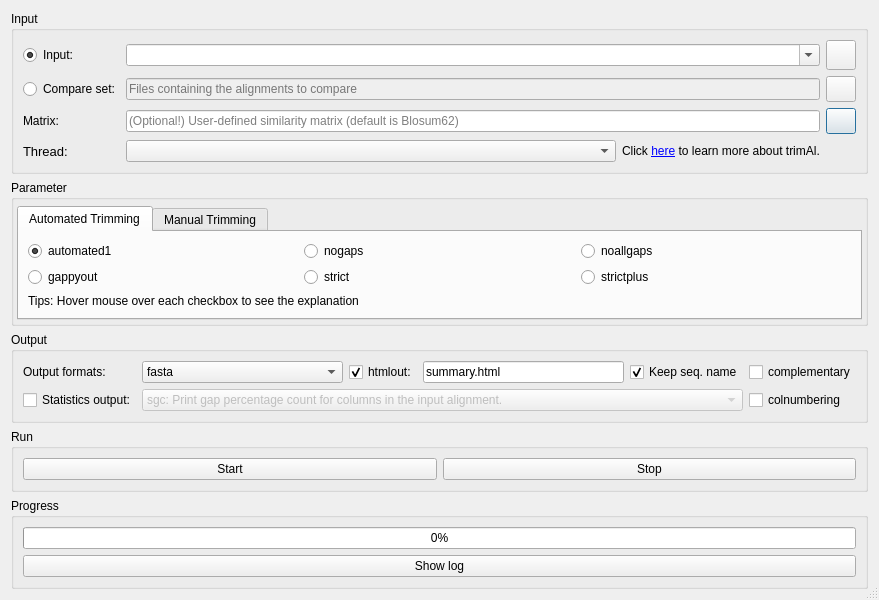
<?xml version="1.0" encoding="UTF-8"?>
<ui version="4.0">
 <class>trimAl</class>
 <widget class="QDialog" name="trimAl">
  <property name="geometry">
   <rect>
    <x>0</x>
    <y>0</y>
    <width>879</width>
    <height>552</height>
   </rect>
  </property>
  <property name="windowTitle">
   <string>trimAl</string>
  </property>
  <property name="styleSheet">
   <string notr="true"/>
  </property>
  <property name="sizeGripEnabled">
   <bool>true</bool>
  </property>
  <layout class="QVBoxLayout" name="verticalLayout_4">
   <item>
    <widget class="QGroupBox" name="groupBox_4">
     <property name="title">
      <string>Input</string>
     </property>
     <layout class="QGridLayout" name="gridLayout_5">
      <item row="0" column="1" colspan="2">
       <widget class="ListQCombobox" name="comboBox_4">
        <property name="sizePolicy">
         <sizepolicy hsizetype="Expanding" vsizetype="Fixed">
          <horstretch>0</horstretch>
          <verstretch>0</verstretch>
         </sizepolicy>
        </property>
        <property name="acceptDrops">
         <bool>true</bool>
        </property>
        <property name="editable">
         <bool>true</bool>
        </property>
        <property name="sizeAdjustPolicy">
         <enum>QComboBox::AdjustToMinimumContentsLength</enum>
        </property>
       </widget>
      </item>
      <item row="2" column="1" colspan="2">
       <widget class="InputQLineEdit" name="lineEdit_3">
        <property name="cursor">
         <cursorShape>ArrowCursor</cursorShape>
        </property>
        <property name="readOnly">
         <bool>true</bool>
        </property>
        <property name="placeholderText">
         <string>(Optional!) User-defined similarity matrix (default is Blosum62)</string>
        </property>
       </widget>
      </item>
      <item row="0" column="0">
       <widget class="QRadioButton" name="radioButton">
        <property name="text">
         <string>Input:</string>
        </property>
        <property name="checked">
         <bool>true</bool>
        </property>
       </widget>
      </item>
      <item row="1" column="0">
       <widget class="QRadioButton" name="radioButton_2">
        <property name="text">
         <string>Compare set:</string>
        </property>
       </widget>
      </item>
      <item row="2" column="0">
       <widget class="QLabel" name="label_18">
        <property name="text">
         <string>Matrix:</string>
        </property>
       </widget>
      </item>
      <item row="2" column="3">
       <widget class="QPushButton" name="pushButton_22">
        <property name="sizePolicy">
         <sizepolicy hsizetype="Fixed" vsizetype="Fixed">
          <horstretch>0</horstretch>
          <verstretch>0</verstretch>
         </sizepolicy>
        </property>
        <property name="minimumSize">
         <size>
          <width>30</width>
          <height>26</height>
         </size>
        </property>
        <property name="maximumSize">
         <size>
          <width>30</width>
          <height>26</height>
         </size>
        </property>
        <property name="styleSheet">
         <string notr="true"/>
        </property>
        <property name="text">
         <string/>
        </property>
       </widget>
      </item>
      <item row="3" column="0">
       <widget class="QLabel" name="label_40">
        <property name="font">
         <font>
          <pointsize>10</pointsize>
         </font>
        </property>
        <property name="toolTip">
         <string>Amino acid score matrix to use</string>
        </property>
        <property name="text">
         <string>Thread:</string>
        </property>
       </widget>
      </item>
      <item row="3" column="1">
       <widget class="QComboBox" name="comboBox_6">
        <property name="sizePolicy">
         <sizepolicy hsizetype="Expanding" vsizetype="Fixed">
          <horstretch>0</horstretch>
          <verstretch>0</verstretch>
         </sizepolicy>
        </property>
        <property name="toolTip">
         <string>Amino acid score matrix to use</string>
        </property>
        <property name="currentIndex">
         <number>-1</number>
        </property>
       </widget>
      </item>
      <item row="3" column="2">
       <widget class="QLabel" name="label_5">
        <property name="text">
         <string>&lt;html&gt;&lt;head/&gt;&lt;body&gt;&lt;p&gt;Click &lt;a href=&quot;http://trimal.cgenomics.org/trimal&quot;&gt;&lt;span style=&quot; text-decoration: underline; color:#0000ff;&quot;&gt;here&lt;/span&gt;&lt;/a&gt; to learn more about trimAl.&lt;/p&gt;&lt;/body&gt;&lt;/html&gt;</string>
        </property>
        <property name="openExternalLinks">
         <bool>true</bool>
        </property>
       </widget>
      </item>
      <item row="0" column="3">
       <widget class="QPushButton" name="pushButton_3">
        <property name="sizePolicy">
         <sizepolicy hsizetype="Fixed" vsizetype="Fixed">
          <horstretch>0</horstretch>
          <verstretch>0</verstretch>
         </sizepolicy>
        </property>
        <property name="minimumSize">
         <size>
          <width>30</width>
          <height>30</height>
         </size>
        </property>
        <property name="maximumSize">
         <size>
          <width>30</width>
          <height>30</height>
         </size>
        </property>
        <property name="styleSheet">
         <string notr="true"/>
        </property>
        <property name="text">
         <string/>
        </property>
       </widget>
      </item>
      <item row="3" column="3">
       <widget class="ClickedLableGif" name="label_7">
        <property name="toolTip">
         <string>Brief example</string>
        </property>
        <property name="text">
         <string/>
        </property>
       </widget>
      </item>
      <item row="1" column="1" colspan="2">
       <widget class="InputQLineEdit" name="lineEdit_2">
        <property name="enabled">
         <bool>false</bool>
        </property>
        <property name="cursor">
         <cursorShape>ArrowCursor</cursorShape>
        </property>
        <property name="readOnly">
         <bool>true</bool>
        </property>
        <property name="placeholderText">
         <string>Files containing the alignments to compare</string>
        </property>
       </widget>
      </item>
      <item row="1" column="3">
       <widget class="QPushButton" name="pushButton_4">
        <property name="sizePolicy">
         <sizepolicy hsizetype="Fixed" vsizetype="Fixed">
          <horstretch>0</horstretch>
          <verstretch>0</verstretch>
         </sizepolicy>
        </property>
        <property name="minimumSize">
         <size>
          <width>30</width>
          <height>26</height>
         </size>
        </property>
        <property name="maximumSize">
         <size>
          <width>30</width>
          <height>26</height>
         </size>
        </property>
        <property name="styleSheet">
         <string notr="true"/>
        </property>
        <property name="text">
         <string/>
        </property>
       </widget>
      </item>
     </layout>
    </widget>
   </item>
   <item>
    <widget class="QGroupBox" name="groupBox_2">
     <property name="title">
      <string>Parameter</string>
     </property>
     <layout class="QGridLayout" name="gridLayout_7">
      <property name="leftMargin">
       <number>3</number>
      </property>
      <property name="topMargin">
       <number>6</number>
      </property>
      <property name="rightMargin">
       <number>3</number>
      </property>
      <property name="bottomMargin">
       <number>3</number>
      </property>
      <item row="0" column="0">
       <widget class="QTabWidget" name="tabWidget">
        <property name="currentIndex">
         <number>0</number>
        </property>
        <widget class="QWidget" name="tab">
         <attribute name="title">
          <string>Automated Trimming</string>
         </attribute>
         <layout class="QVBoxLayout" name="verticalLayout">
          <item>
           <layout class="QGridLayout" name="gridLayout_8">
            <item row="0" column="1">
             <widget class="QRadioButton" name="radioButton_11">
              <property name="toolTip">
               <string>Remove all positions with gaps in the alignment.     </string>
              </property>
              <property name="text">
               <string>nogaps</string>
              </property>
             </widget>
            </item>
            <item row="0" column="0">
             <widget class="QRadioButton" name="radioButton_10">
              <property name="toolTip">
               <string>Use a heuristic selection of the automatic method based on similarity statistics.     </string>
              </property>
              <property name="text">
               <string>automated1</string>
              </property>
              <property name="checked">
               <bool>true</bool>
              </property>
             </widget>
            </item>
            <item row="0" column="2">
             <widget class="QRadioButton" name="radioButton_12">
              <property name="toolTip">
               <string>Remove columns composed only by gaps.</string>
              </property>
              <property name="text">
               <string>noallgaps</string>
              </property>
             </widget>
            </item>
            <item row="1" column="1">
             <widget class="QRadioButton" name="radioButton_14">
              <property name="toolTip">
               <string>Use automatic selection on &quot;strict&quot; mode.</string>
              </property>
              <property name="text">
               <string>strict</string>
              </property>
             </widget>
            </item>
            <item row="1" column="0">
             <widget class="QRadioButton" name="radioButton_13">
              <property name="toolTip">
               <string>Use automatic selection on &quot;gappyout&quot; mode. This method only uses information based on</string>
              </property>
              <property name="text">
               <string>gappyout</string>
              </property>
             </widget>
            </item>
            <item row="1" column="2">
             <widget class="QRadioButton" name="radioButton_15">
              <property name="toolTip">
               <string>Use automatic selection on &quot;strictplus&quot; mode.</string>
              </property>
              <property name="text">
               <string>strictplus</string>
              </property>
             </widget>
            </item>
           </layout>
          </item>
          <item>
           <widget class="QLabel" name="label_3">
            <property name="text">
             <string>Tips: Hover mouse over each checkbox to see the explanation</string>
            </property>
           </widget>
          </item>
         </layout>
        </widget>
        <widget class="QWidget" name="tab_2">
         <attribute name="title">
          <string>Manual Trimming</string>
         </attribute>
         <layout class="QVBoxLayout" name="verticalLayout_3">
          <property name="leftMargin">
           <number>2</number>
          </property>
          <property name="topMargin">
           <number>2</number>
          </property>
          <property name="rightMargin">
           <number>2</number>
          </property>
          <property name="bottomMargin">
           <number>2</number>
          </property>
          <item>
           <widget class="QScrollArea" name="scrollArea">
            <property name="frameShape">
             <enum>QFrame::NoFrame</enum>
            </property>
            <property name="lineWidth">
             <number>0</number>
            </property>
            <property name="widgetResizable">
             <bool>true</bool>
            </property>
            <widget class="QWidget" name="scrollAreaWidgetContents">
             <property name="geometry">
              <rect>
               <x>0</x>
               <y>-69</y>
               <width>830</width>
               <height>162</height>
              </rect>
             </property>
             <property name="styleSheet">
              <string notr="true">QWidget#scrollAreaWidgetContents {border: none; background-color: white}
</string>
             </property>
             <layout class="QVBoxLayout" name="verticalLayout_2">
              <item>
               <layout class="QGridLayout" name="gridLayout_4">
                <item row="0" column="0">
                 <widget class="QLabel" name="label">
                  <property name="toolTip">
                   <string>Minimum percentage of positions to conserve [0-100]</string>
                  </property>
                  <property name="text">
                   <string>Minimum percentage of positions to conserve [0-100]:</string>
                  </property>
                 </widget>
                </item>
                <item row="0" column="1">
                 <widget class="QDoubleSpinBox" name="doubleSpinBox">
                  <property name="sizePolicy">
                   <sizepolicy hsizetype="Expanding" vsizetype="Fixed">
                    <horstretch>0</horstretch>
                    <verstretch>0</verstretch>
                   </sizepolicy>
                  </property>
                  <property name="decimals">
                   <number>1</number>
                  </property>
                  <property name="value">
                   <double>10.000000000000000</double>
                  </property>
                 </widget>
                </item>
                <item row="1" column="0">
                 <widget class="QLabel" name="label_8">
                  <property name="toolTip">
                   <string>Gap threshold, fraction of positions without gaps in a column [0-1]</string>
                  </property>
                  <property name="text">
                   <string>Gap threshold, fraction of positions without gaps in a column [0-1]:</string>
                  </property>
                 </widget>
                </item>
                <item row="1" column="1">
                 <widget class="QDoubleSpinBox" name="doubleSpinBox_2">
                  <property name="sizePolicy">
                   <sizepolicy hsizetype="Expanding" vsizetype="Fixed">
                    <horstretch>0</horstretch>
                    <verstretch>0</verstretch>
                   </sizepolicy>
                  </property>
                  <property name="decimals">
                   <number>1</number>
                  </property>
                  <property name="maximum">
                   <double>1.000000000000000</double>
                  </property>
                  <property name="singleStep">
                   <double>0.100000000000000</double>
                  </property>
                  <property name="value">
                   <double>0.900000000000000</double>
                  </property>
                 </widget>
                </item>
                <item row="2" column="0">
                 <widget class="QLabel" name="label_9">
                  <property name="minimumSize">
                   <size>
                    <width>480</width>
                    <height>0</height>
                   </size>
                  </property>
                  <property name="toolTip">
                   <string>Similarity threshold, minimum level of residue similarity within a column [0-1]</string>
                  </property>
                  <property name="text">
                   <string>Similarity threshold, minimum level of residue similarity within a column [0-1]:</string>
                  </property>
                 </widget>
                </item>
                <item row="2" column="1">
                 <widget class="QDoubleSpinBox" name="doubleSpinBox_3">
                  <property name="sizePolicy">
                   <sizepolicy hsizetype="Expanding" vsizetype="Fixed">
                    <horstretch>0</horstretch>
                    <verstretch>0</verstretch>
                   </sizepolicy>
                  </property>
                  <property name="decimals">
                   <number>1</number>
                  </property>
                  <property name="maximum">
                   <double>1.000000000000000</double>
                  </property>
                  <property name="singleStep">
                   <double>0.100000000000000</double>
                  </property>
                  <property name="value">
                   <double>0.000000000000000</double>
                  </property>
                 </widget>
                </item>
                <item row="3" column="0">
                 <widget class="QCheckBox" name="checkBox_9">
                  <property name="toolTip">
                   <string>consistency threshold, minimum consistency value required [0-1]</string>
                  </property>
                  <property name="text">
                   <string>consistency threshold, minimum consistency value required [0-1]:</string>
                  </property>
                 </widget>
                </item>
                <item row="3" column="1">
                 <widget class="QDoubleSpinBox" name="doubleSpinBox_4">
                  <property name="enabled">
                   <bool>false</bool>
                  </property>
                  <property name="sizePolicy">
                   <sizepolicy hsizetype="Expanding" vsizetype="Fixed">
                    <horstretch>0</horstretch>
                    <verstretch>0</verstretch>
                   </sizepolicy>
                  </property>
                  <property name="decimals">
                   <number>1</number>
                  </property>
                  <property name="maximum">
                   <double>1.000000000000000</double>
                  </property>
                  <property name="singleStep">
                   <double>0.100000000000000</double>
                  </property>
                  <property name="value">
                   <double>0.000000000000000</double>
                  </property>
                 </widget>
                </item>
               </layout>
              </item>
              <item>
               <layout class="QHBoxLayout" name="horizontalLayout">
                <item>
                 <layout class="QGridLayout" name="gridLayout_6">
                  <item row="0" column="0">
                   <widget class="QCheckBox" name="checkBox_3">
                    <property name="sizePolicy">
                     <sizepolicy hsizetype="Minimum" vsizetype="Fixed">
                      <horstretch>0</horstretch>
                      <verstretch>0</verstretch>
                     </sizepolicy>
                    </property>
                    <property name="minimumSize">
                     <size>
                      <width>283</width>
                      <height>0</height>
                     </size>
                    </property>
                    <property name="toolTip">
                     <string>General window size, applied to all stats</string>
                    </property>
                    <property name="text">
                     <string>General window size, applied to all stats:</string>
                    </property>
                    <property name="checked">
                     <bool>true</bool>
                    </property>
                   </widget>
                  </item>
                  <item row="0" column="1">
                   <widget class="QDoubleSpinBox" name="doubleSpinBox_7">
                    <property name="sizePolicy">
                     <sizepolicy hsizetype="Expanding" vsizetype="Fixed">
                      <horstretch>0</horstretch>
                      <verstretch>0</verstretch>
                     </sizepolicy>
                    </property>
                    <property name="maximumSize">
                     <size>
                      <width>55</width>
                      <height>16777215</height>
                     </size>
                    </property>
                    <property name="decimals">
                     <number>1</number>
                    </property>
                    <property name="maximum">
                     <double>1000000000000000000000.000000000000000</double>
                    </property>
                    <property name="singleStep">
                     <double>0.100000000000000</double>
                    </property>
                    <property name="value">
                     <double>1.000000000000000</double>
                    </property>
                   </widget>
                  </item>
                  <item row="1" column="0">
                   <widget class="QCheckBox" name="checkBox_7">
                    <property name="sizePolicy">
                     <sizepolicy hsizetype="Minimum" vsizetype="Fixed">
                      <horstretch>0</horstretch>
                      <verstretch>0</verstretch>
                     </sizepolicy>
                    </property>
                    <property name="toolTip">
                     <string>Window size applied to Similarity</string>
                    </property>
                    <property name="text">
                     <string>Window size applied to Similarity:</string>
                    </property>
                   </widget>
                  </item>
                  <item row="1" column="1">
                   <widget class="QDoubleSpinBox" name="doubleSpinBox_5">
                    <property name="sizePolicy">
                     <sizepolicy hsizetype="Expanding" vsizetype="Fixed">
                      <horstretch>0</horstretch>
                      <verstretch>0</verstretch>
                     </sizepolicy>
                    </property>
                    <property name="maximumSize">
                     <size>
                      <width>55</width>
                      <height>16777215</height>
                     </size>
                    </property>
                    <property name="decimals">
                     <number>1</number>
                    </property>
                    <property name="maximum">
                     <double>1000000000000000000000.000000000000000</double>
                    </property>
                    <property name="singleStep">
                     <double>0.100000000000000</double>
                    </property>
                    <property name="value">
                     <double>1.000000000000000</double>
                    </property>
                   </widget>
                  </item>
                 </layout>
                </item>
                <item>
                 <layout class="QGridLayout" name="gridLayout_9">
                  <item row="0" column="0">
                   <widget class="QCheckBox" name="checkBox_6">
                    <property name="sizePolicy">
                     <sizepolicy hsizetype="Minimum" vsizetype="Fixed">
                      <horstretch>0</horstretch>
                      <verstretch>0</verstretch>
                     </sizepolicy>
                    </property>
                    <property name="toolTip">
                     <string>Window size applied to Gaps</string>
                    </property>
                    <property name="text">
                     <string>Window size applied to Gaps:</string>
                    </property>
                   </widget>
                  </item>
                  <item row="0" column="1">
                   <widget class="QDoubleSpinBox" name="doubleSpinBox_6">
                    <property name="sizePolicy">
                     <sizepolicy hsizetype="Expanding" vsizetype="Fixed">
                      <horstretch>0</horstretch>
                      <verstretch>0</verstretch>
                     </sizepolicy>
                    </property>
                    <property name="maximumSize">
                     <size>
                      <width>55</width>
                      <height>16777215</height>
                     </size>
                    </property>
                    <property name="decimals">
                     <number>1</number>
                    </property>
                    <property name="maximum">
                     <double>1000000000000000000000.000000000000000</double>
                    </property>
                    <property name="singleStep">
                     <double>0.100000000000000</double>
                    </property>
                    <property name="value">
                     <double>1.000000000000000</double>
                    </property>
                   </widget>
                  </item>
                  <item row="1" column="0">
                   <widget class="QCheckBox" name="checkBox_8">
                    <property name="sizePolicy">
                     <sizepolicy hsizetype="Minimum" vsizetype="Fixed">
                      <horstretch>0</horstretch>
                      <verstretch>0</verstretch>
                     </sizepolicy>
                    </property>
                    <property name="minimumSize">
                     <size>
                      <width>240</width>
                      <height>0</height>
                     </size>
                    </property>
                    <property name="toolTip">
                     <string>Window size applied to Consistency</string>
                    </property>
                    <property name="text">
                     <string>Window size applied to Consistency:</string>
                    </property>
                   </widget>
                  </item>
                  <item row="1" column="1">
                   <widget class="QDoubleSpinBox" name="doubleSpinBox_8">
                    <property name="sizePolicy">
                     <sizepolicy hsizetype="Expanding" vsizetype="Fixed">
                      <horstretch>0</horstretch>
                      <verstretch>0</verstretch>
                     </sizepolicy>
                    </property>
                    <property name="maximumSize">
                     <size>
                      <width>55</width>
                      <height>16777215</height>
                     </size>
                    </property>
                    <property name="decimals">
                     <number>1</number>
                    </property>
                    <property name="maximum">
                     <double>1000000000000000000000.000000000000000</double>
                    </property>
                    <property name="singleStep">
                     <double>0.100000000000000</double>
                    </property>
                    <property name="value">
                     <double>1.000000000000000</double>
                    </property>
                   </widget>
                  </item>
                 </layout>
                </item>
               </layout>
              </item>
             </layout>
            </widget>
           </widget>
          </item>
         </layout>
        </widget>
       </widget>
      </item>
     </layout>
    </widget>
   </item>
   <item>
    <widget class="QGroupBox" name="groupBox_7">
     <property name="title">
      <string>Output</string>
     </property>
     <layout class="QGridLayout" name="gridLayout_2">
      <item row="0" column="0">
       <widget class="QLabel" name="label_15">
        <property name="text">
         <string>Output formats:</string>
        </property>
       </widget>
      </item>
      <item row="0" column="1">
       <widget class="QComboBox" name="comboBox">
        <property name="sizePolicy">
         <sizepolicy hsizetype="Expanding" vsizetype="Fixed">
          <horstretch>0</horstretch>
          <verstretch>0</verstretch>
         </sizepolicy>
        </property>
        <item>
         <property name="text">
          <string>fasta</string>
         </property>
        </item>
        <item>
         <property name="text">
          <string>phylip</string>
         </property>
        </item>
        <item>
         <property name="text">
          <string>phylip3.2</string>
         </property>
        </item>
        <item>
         <property name="text">
          <string>nexus</string>
         </property>
        </item>
        <item>
         <property name="text">
          <string>mega</string>
         </property>
        </item>
        <item>
         <property name="text">
          <string>clustal</string>
         </property>
        </item>
        <item>
         <property name="text">
          <string>nbrf</string>
         </property>
        </item>
       </widget>
      </item>
      <item row="0" column="2">
       <widget class="QCheckBox" name="checkBox_4">
        <property name="text">
         <string>htmlout:</string>
        </property>
        <property name="checked">
         <bool>true</bool>
        </property>
       </widget>
      </item>
      <item row="0" column="3">
       <widget class="QLineEdit" name="lineEdit_4">
        <property name="text">
         <string>summary.html</string>
        </property>
       </widget>
      </item>
      <item row="0" column="4">
       <widget class="QCheckBox" name="checkBox_10">
        <property name="toolTip">
         <string>not trim sequence name</string>
        </property>
        <property name="text">
         <string>Keep seq. name</string>
        </property>
        <property name="checked">
         <bool>true</bool>
        </property>
       </widget>
      </item>
      <item row="0" column="5">
       <widget class="QCheckBox" name="checkBox">
        <property name="text">
         <string>complementary</string>
        </property>
       </widget>
      </item>
      <item row="1" column="0">
       <widget class="QCheckBox" name="checkBox_5">
        <property name="text">
         <string>Statistics output:</string>
        </property>
        <property name="checked">
         <bool>false</bool>
        </property>
       </widget>
      </item>
      <item row="1" column="1" colspan="4">
       <widget class="QComboBox" name="comboBox_2">
        <property name="enabled">
         <bool>false</bool>
        </property>
        <property name="sizePolicy">
         <sizepolicy hsizetype="Expanding" vsizetype="Fixed">
          <horstretch>0</horstretch>
          <verstretch>0</verstretch>
         </sizepolicy>
        </property>
        <item>
         <property name="text">
          <string>sgc: Print gap percentage count for columns in the input alignment.</string>
         </property>
        </item>
        <item>
         <property name="text">
          <string>sgt: Print accumulated gap percentage count.</string>
         </property>
        </item>
        <item>
         <property name="text">
          <string>scc: Print conservation values for columns in the input alignment.</string>
         </property>
        </item>
        <item>
         <property name="text">
          <string>sct: Print accumulated conservation values count.</string>
         </property>
        </item>
        <item>
         <property name="text">
          <string>sfc: Print compare values for columns in the selected alignment from compare files method.</string>
         </property>
        </item>
        <item>
         <property name="text">
          <string>sft: Print accumulated compare values count for the selected alignment from compare files method.</string>
         </property>
        </item>
        <item>
         <property name="text">
          <string>sident: Print identity statistics for all sequences in the alignemnt.</string>
         </property>
        </item>
       </widget>
      </item>
      <item row="1" column="5">
       <widget class="QCheckBox" name="checkBox_2">
        <property name="text">
         <string>colnumbering</string>
        </property>
       </widget>
      </item>
     </layout>
    </widget>
   </item>
   <item>
    <widget class="QGroupBox" name="groupBox_3">
     <property name="title">
      <string>Run</string>
     </property>
     <layout class="QGridLayout" name="gridLayout_3" columnstretch="1,1">
      <item row="0" column="1">
       <widget class="QPushButton" name="pushButton_2">
        <property name="text">
         <string>Stop</string>
        </property>
        <property name="icon">
         <iconset resource="../myRes.qrc">
          <normaloff>:/picture/resourses/if_Delete_1493279.png</normaloff>:/picture/resourses/if_Delete_1493279.png</iconset>
        </property>
       </widget>
      </item>
      <item row="0" column="0">
       <widget class="ArrowPushButton" name="pushButton">
        <property name="text">
         <string>Start</string>
        </property>
        <property name="icon">
         <iconset resource="../myRes.qrc">
          <normaloff>:/picture/resourses/if_start_60207.png</normaloff>:/picture/resourses/if_start_60207.png</iconset>
        </property>
       </widget>
      </item>
     </layout>
    </widget>
   </item>
   <item>
    <widget class="QGroupBox" name="groupBox">
     <property name="title">
      <string>Progress</string>
     </property>
     <layout class="QGridLayout" name="gridLayout">
      <item row="0" column="0">
       <widget class="QProgressBar" name="progressBar">
        <property name="value">
         <number>0</number>
        </property>
       </widget>
      </item>
      <item row="1" column="0">
       <widget class="QPushButton" name="pushButton_9">
        <property name="sizePolicy">
         <sizepolicy hsizetype="Expanding" vsizetype="Fixed">
          <horstretch>0</horstretch>
          <verstretch>0</verstretch>
         </sizepolicy>
        </property>
        <property name="text">
         <string>Show log</string>
        </property>
        <property name="icon">
         <iconset resource="../myRes.qrc">
          <normaloff>:/picture/resourses/Eye_Care_Services-512.png</normaloff>:/picture/resourses/Eye_Care_Services-512.png</iconset>
        </property>
       </widget>
      </item>
     </layout>
    </widget>
   </item>
  </layout>
 </widget>
 <customwidgets>
  <customwidget>
   <class>ListQCombobox</class>
   <extends>QComboBox</extends>
   <header>src.CustomWidget.h</header>
  </customwidget>
  <customwidget>
   <class>ArrowPushButton</class>
   <extends>QPushButton</extends>
   <header>src.CustomWidget.h</header>
  </customwidget>
  <customwidget>
   <class>ClickedLableGif</class>
   <extends>QLabel</extends>
   <header>src.CustomWidget.h</header>
  </customwidget>
  <customwidget>
   <class>InputQLineEdit</class>
   <extends>QLineEdit</extends>
   <header>src.CustomWidget.h</header>
  </customwidget>
 </customwidgets>
 <tabstops>
  <tabstop>pushButton_3</tabstop>
  <tabstop>comboBox_4</tabstop>
  <tabstop>pushButton</tabstop>
  <tabstop>pushButton_2</tabstop>
  <tabstop>pushButton_9</tabstop>
 </tabstops>
 <resources>
  <include location="../myRes.qrc"/>
 </resources>
 <connections>
  <connection>
   <sender>checkBox_4</sender>
   <signal>toggled(bool)</signal>
   <receiver>lineEdit_4</receiver>
   <slot>setEnabled(bool)</slot>
   <hints>
    <hint type="sourcelabel">
     <x>503</x>
     <y>478</y>
    </hint>
    <hint type="destinationlabel">
     <x>548</x>
     <y>480</y>
    </hint>
   </hints>
  </connection>
  <connection>
   <sender>checkBox_5</sender>
   <signal>toggled(bool)</signal>
   <receiver>comboBox_2</receiver>
   <slot>setEnabled(bool)</slot>
   <hints>
    <hint type="sourcelabel">
     <x>90</x>
     <y>501</y>
    </hint>
    <hint type="destinationlabel">
     <x>219</x>
     <y>501</y>
    </hint>
   </hints>
  </connection>
  <connection>
   <sender>radioButton</sender>
   <signal>toggled(bool)</signal>
   <receiver>comboBox_4</receiver>
   <slot>setEnabled(bool)</slot>
   <hints>
    <hint type="sourcelabel">
     <x>44</x>
     <y>44</y>
    </hint>
    <hint type="destinationlabel">
     <x>194</x>
     <y>45</y>
    </hint>
   </hints>
  </connection>
  <connection>
   <sender>radioButton_2</sender>
   <signal>toggled(bool)</signal>
   <receiver>lineEdit_2</receiver>
   <slot>setEnabled(bool)</slot>
   <hints>
    <hint type="sourcelabel">
     <x>67</x>
     <y>81</y>
    </hint>
    <hint type="destinationlabel">
     <x>200</x>
     <y>79</y>
    </hint>
   </hints>
  </connection>
  <connection>
   <sender>checkBox_9</sender>
   <signal>toggled(bool)</signal>
   <receiver>doubleSpinBox_4</receiver>
   <slot>setEnabled(bool)</slot>
   <hints>
    <hint type="sourcelabel">
     <x>205</x>
     <y>356</y>
    </hint>
    <hint type="destinationlabel">
     <x>535</x>
     <y>367</y>
    </hint>
   </hints>
  </connection>
 </connections>
</ui>
